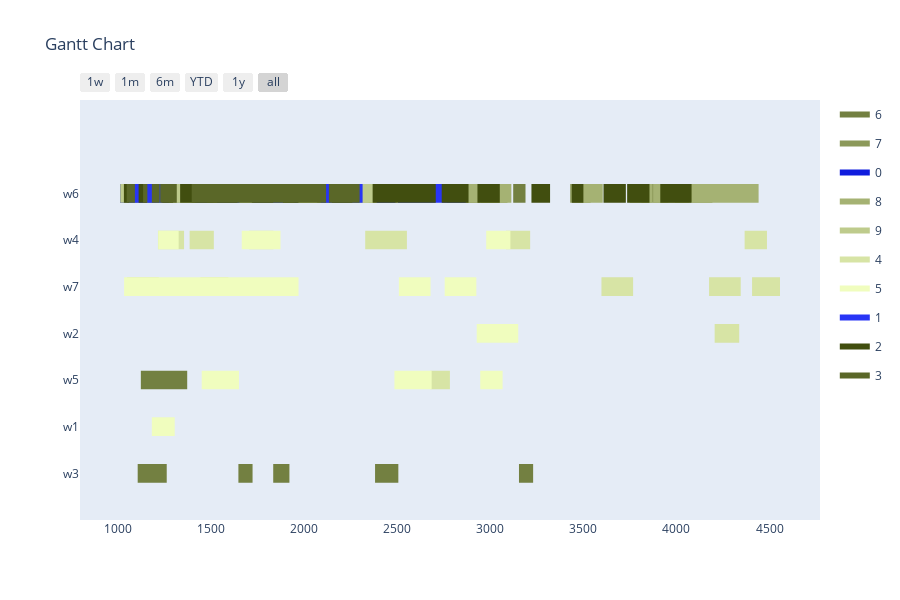

The notebook cell this image was saved under:
### Markdown cell above
Config 3 - Only valid mutations for time slots

### Code cell
optimizer = BaseGA(env)
optimizer.configure('tardiness', 'twopointcrossover', 'roulettewheel', 'onlyfeasibletimeslot')
last_time_slot = 0
for order in orders:
    if order[1] > last_time_slot:
        last_time_slot = order[1]
# all parameters after offspring_amount are optional (in this case -> verbose=True)
result, best_fitness_history, average_fitness_history, best_generation_history, feasible_gen = optimizer.optimize(orders, max_generations, earliest_time_slot, last_time_slot, population_size, offspring_amount, verbose=True)
workstation_assignments = reformat_result(result, orders, env)
visualize(workstation_assignments, best_fitness_history, average_fitness_history, best_generation_history, feasible_gen)

### Figure 1 — Plotly figure (JSON) as saved in the notebook; plotly's stock layout.template omitted (floating-point values rounded to 4 significant figures; data arrays with more than 128 entries replaced by an {"elided": "..."} marker saying what was removed)
{"data": [{"fill": "toself", "fillcolor": "rgb(115, 128, 65)", "hoverinfo": "name", "legendgroup": "rgb(115, 128, 65)", "mode": "none", "name": "6", "type": "scatter", "x": [1824, 1919, 1919, 1824, 1824, 2062, 2212, 2212, 2062, 2062, 743, 893, 893, 743, 743, 775, 868, 868, 775, 775, 421, 516, 516, 421, 421, 1257, 1341, 1341, 1257, 1257, 2839, 2944, 2944, 2839, 2839, 3123, 3189, 3189, 3123, 3123, 958, 1024, 1024, 958, 958, 1252, 1372, 1372, 1252, 1252, 373, 553, 553, 373, 373, 1123, 1337, 1337, 1123, 1123, 1196, 1262, 1262, 1196, 1196, 1647, 1723, 1723, 1647, 1647, 3154, 3230, 3230, 3154, 3154, 662, 717, 717, 662, 662, 896, 995, 995, 896, 896, 1834, 1921, 1921, 1834, 1834, 711, 787, 787, 711, 711, 2381, 2506, 2506, 2381, 2381, 1106, 1205, 1205, 1106], "y": [5.8, 5.8, 6.2, 6.2, null, 5.8, 5.8, 6.2, 6.2, null, 5.8, 5.8, 6.2, 6.2, null, 5.8, 5.8, 6.2, 6.2, null, 5.8, 5.8, 6.2, 6.2, null, 5.8, 5.8, 6.2, 6.2, null, 5.8, 5.8, 6.2, 6.2, null, 5.8, 5.8, 6.2, 6.2, null, 5.8, 5.8, 6.2, 6.2, null, 1.8, 1.8, 2.2, 2.2, null, 1.8, 1.8, 2.2, 2.2, null, 1.8, 1.8, 2.2, 2.2, null, -0.2, -0.2, 0.2, 0.2, null, -0.2, -0.2, 0.2, 0.2, null, -0.2, -0.2, 0.2, 0.2, null, -0.2, -0.2, 0.2, 0.2, null, -0.2, -0.2, 0.2, 0.2, null, -0.2, -0.2, 0.2, 0.2, null, -0.2, -0.2, 0.2, 0.2, null, -0.2, -0.2, 0.2, 0.2, null, -0.2, -0.2, 0.2, 0.2]}, {"fill": "toself", "fillcolor": "rgb(140, 153, 90)", "hoverinfo": "name", "legendgroup": "rgb(140, 153, 90)", "mode": "none", "name": "7", "type": "scatter", "x": [1967, 2112, 2112, 1967, 1967, 3429, 3539, 3539, 3429, 3429, 793, 849, 849, 793, 793, 3992, 4068, 4068, 3992, 3992, 2151, 2236, 2236, 2151, 2151, 963, 1018, 1018, 963, 963, 331, 386, 386, 331, 331, 583, 648, 648, 583, 583, 1321, 1443, 1443, 1321, 1321, 3812, 3956, 3956, 3812, 3812, 4083, 4193, 4193, 4083, 4083, 1150, 1272, 1272, 1150, 1150, 1735, 1782, 1782, 1735, 1735, 2346, 2401, 2401, 2346, 2346, 857, 980, 980, 857, 857, 2967, 3092, 3092, 2967, 2967, 2949, 3035, 3035, 2949, 2949, 2347, 2432, 2432, 2347], "y": [5.8, 5.8, 6.2, 6.2, null, 5.8, 5.8, 6.2, 6.2, null, 5.8, 5.8, 6.2, 6.2, null, 5.8, 5.8, 6.2, 6.2, null, 5.8, 5.8, 6.2, 6.2, null, 5.8, 5.8, 6.2, 6.2, null, 5.8, 5.8, 6.2, 6.2, null, 5.8, 5.8, 6.2, 6.2, null, 5.8, 5.8, 6.2, 6.2, null, 5.8, 5.8, 6.2, 6.2, null, 5.8, 5.8, 6.2, 6.2, null, 5.8, 5.8, 6.2, 6.2, null, 5.8, 5.8, 6.2, 6.2, null, 5.8, 5.8, 6.2, 6.2, null, 5.8, 5.8, 6.2, 6.2, null, 5.8, 5.8, 6.2, 6.2, null, 5.8, 5.8, 6.2, 6.2, null, 5.8, 5.8, 6.2, 6.2]}, {"fill": "toself", "fillcolor": "rgb(15, 28, 221)", "hoverinfo": "name", "legendgroup": "rgb(15, 28, 221)", "mode": "none", "name": "0", "type": "scatter", "x": [540, 685, 685, 540, 540, 523, 619, 619, 523, 523, 263, 477, 477, 263, 263, 1031, 1118, 1118, 1031, 1031, 264, 478, 478, 264, 264, 384, 529, 529, 384, 384, 980, 1076, 1076, 980, 980, 978, 1114, 1114, 978, 978, 962, 1135, 1135, 962, 962, 650, 792, 792, 650, 650, 431, 497, 497, 431, 431, 647, 812, 812, 647, 647, 1011, 1156, 1156, 1011, 1011, 602, 698, 698, 602, 602, 938, 1102, 1102, 938], "y": [5.8, 5.8, 6.2, 6.2, null, 5.8, 5.8, 6.2, 6.2, null, 5.8, 5.8, 6.2, 6.2, null, 5.8, 5.8, 6.2, 6.2, null, 5.8, 5.8, 6.2, 6.2, null, 5.8, 5.8, 6.2, 6.2, null, 5.8, 5.8, 6.2, 6.2, null, 5.8, 5.8, 6.2, 6.2, null, 5.8, 5.8, 6.2, 6.2, null, 5.8, 5.8, 6.2, 6.2, null, 5.8, 5.8, 6.2, 6.2, null, 5.8, 5.8, 6.2, 6.2, null, 5.8, 5.8, 6.2, 6.2, null, 5.8, 5.8, 6.2, 6.2, null, 5.8, 5.8, 6.2, 6.2]}, {"fill": "toself", "fillcolor": "rgb(165, 178, 115)", "hoverinfo": "name", "legendgroup": "rgb(165, 178, 115)", "mode": "none", "name": "8", "type": "scatter", "x": [2812, 2982, 2982, 2812, 2812, 2855, 2985, 2985, 2855, 2855, 4213, 4405, 4405, 4213, 4213, 865, 980, 980, 865, 865, 754, 964, 964, 754, 754, 4318, 4441, 4441, 4318, 4318, 3953, 4163, 4163, 3953, 3953, 2767, 2959, 2959, 2767, 2767, 2180, 2285, 2285, 2180, 2180, 3471, 3604, 3604, 3471, 3471, 972, 1102, 1102, 972, 972, 3750, 3870, 3870, 3750, 3750, 2309, 2454, 2454, 2309, 2309, 2296, 2384, 2384, 2296, 2296, 2266, 2476, 2476, 2266, 2266, 1799, 1944, 1944, 1799, 1799, 2855, 2955, 2955, 2855, 2855, 715, 815, 815, 715, 715, 2244, 2454, 2454, 2244, 2244, 2993, 3113, 3113, 2993, 2993, 4127, 4277, 4277, 4127, 4127, 1865, 2015, 2015, 1865, 1865, 3875, 4005, 4005, 3875], "y": [5.8, 5.8, 6.2, 6.2, null, 5.8, 5.8, 6.2, 6.2, null, 5.8, 5.8, 6.2, 6.2, null, 5.8, 5.8, 6.2, 6.2, null, 5.8, 5.8, 6.2, 6.2, null, 5.8, 5.8, 6.2, 6.2, null, 5.8, 5.8, 6.2, 6.2, null, 5.8, 5.8, 6.2, 6.2, null, 5.8, 5.8, 6.2, 6.2, null, 5.8, 5.8, 6.2, 6.2, null, 5.8, 5.8, 6.2, 6.2, null, 5.8, 5.8, 6.2, 6.2, null, 5.8, 5.8, 6.2, 6.2, null, 5.8, 5.8, 6.2, 6.2, null, 5.8, 5.8, 6.2, 6.2, null, 5.8, 5.8, 6.2, 6.2, null, 5.8, 5.8, 6.2, 6.2, null, 5.8, 5.8, 6.2, 6.2, null, 5.8, 5.8, 6.2, 6.2, null, 5.8, 5.8, 6.2, 6.2, null, 5.8, 5.8, 6.2, 6.2, null, 5.8, 5.8, 6.2, 6.2, null, 5.8, 5.8, 6.2, 6.2]}, {"fill": "toself", "fillcolor": "rgb(190, 203, 140)", "hoverinfo": "name", "legendgroup": "rgb(190, 203, 140)", "mode": "none", "name": "9", "type": "scatter", "x": {"elided": "134 int values"}, "y": {"elided": "134 float values"}}, {"fill": "toself", "fillcolor": "rgb(215, 228, 165)", "hoverinfo": "name", "legendgroup": "rgb(215, 228, 165)", "mode": "none", "name": "4", "type": "scatter", "x": [4366, 4486, 4486, 4366, 4366, 858, 988, 988, 858, 858, 3084, 3214, 3214, 3084, 3084, 2442, 2552, 2552, 2442, 2442, 2328, 2468, 2468, 2328, 2328, 1215, 1355, 1355, 1215, 1215, 1705, 1835, 1835, 1705, 1705, 1385, 1515, 1515, 1385, 1385, 1443, 1593, 1593, 1443, 1443, 4175, 4345, 4345, 4175, 4175, 4406, 4556, 4556, 4406, 4406, 869, 992, 992, 869, 869, 1049, 1219, 1219, 1049, 1049, 3597, 3767, 3767, 3597, 3597, 759, 882, 882, 759, 759, 4205, 4337, 4337, 4205, 4205, 2678, 2783, 2783, 2678, 2678, 584, 694, 694, 584], "y": [4.8, 4.8, 5.2, 5.2, null, 4.8, 4.8, 5.2, 5.2, null, 4.8, 4.8, 5.2, 5.2, null, 4.8, 4.8, 5.2, 5.2, null, 4.8, 4.8, 5.2, 5.2, null, 4.8, 4.8, 5.2, 5.2, null, 4.8, 4.8, 5.2, 5.2, null, 4.8, 4.8, 5.2, 5.2, null, 3.8, 3.8, 4.2, 4.2, null, 3.8, 3.8, 4.2, 4.2, null, 3.8, 3.8, 4.2, 4.2, null, 3.8, 3.8, 4.2, 4.2, null, 3.8, 3.8, 4.2, 4.2, null, 3.8, 3.8, 4.2, 4.2, null, 3.8, 3.8, 4.2, 4.2, null, 2.8, 2.8, 3.2, 3.2, null, 1.8, 1.8, 2.2, 2.2, null, 1.8, 1.8, 2.2, 2.2]}, {"fill": "toself", "fillcolor": "rgb(240, 253, 190)", "hoverinfo": "name", "legendgroup": "rgb(240, 253, 190)", "mode": "none", "name": "5", "type": "scatter", "x": [1216, 1326, 1326, 1216, 1216, 433, 543, 543, 433, 433, 1743, 1873, 1873, 1743, 1743, 2978, 3108, 3108, 2978, 2978, 1665, 1795, 1795, 1665, 1665, 660, 780, 780, 660, 660, 2755, 2925, 2925, 2755, 2755, 883, 1033, 1033, 883, 883, 461, 584, 584, 461, 461, 2509, 2679, 2679, 2509, 2509, 2927, 3150, 3150, 2927, 2927, 1450, 1650, 1650, 1450, 1450, 891, 996, 996, 891, 891, 1496, 1601, 1601, 1496, 1496, 2485, 2685, 2685, 2485, 2485, 2946, 3066, 3066, 2946, 2946, 651, 898, 898, 651, 651, 1182, 1305, 1305, 1182], "y": [4.8, 4.8, 5.2, 5.2, null, 4.8, 4.8, 5.2, 5.2, null, 4.8, 4.8, 5.2, 5.2, null, 4.8, 4.8, 5.2, 5.2, null, 4.8, 4.8, 5.2, 5.2, null, 4.8, 4.8, 5.2, 5.2, null, 3.8, 3.8, 4.2, 4.2, null, 3.8, 3.8, 4.2, 4.2, null, 3.8, 3.8, 4.2, 4.2, null, 3.8, 3.8, 4.2, 4.2, null, 2.8, 2.8, 3.2, 3.2, null, 1.8, 1.8, 2.2, 2.2, null, 1.8, 1.8, 2.2, 2.2, null, 1.8, 1.8, 2.2, 2.2, null, 1.8, 1.8, 2.2, 2.2, null, 1.8, 1.8, 2.2, 2.2, null, 0.8, 0.8, 1.2, 1.2, null, 0.8, 0.8, 1.2, 1.2]}, {"fill": "toself", "fillcolor": "rgb(40, 53, 246)", "hoverinfo": "name", "legendgroup": "rgb(40, 53, 246)", "mode": "none", "name": "1", "type": "scatter", "x": [1532, 1652, 1652, 1532, 1532, 2600, 2790, 2790, 2600, 2600, 1151, 1274, 1274, 1151, 1151, 2683, 2868, 2868, 2683, 2683, 1728, 1848, 1848, 1728, 1728, 426, 546, 546, 426, 426, 1791, 1891, 1891, 1791, 1791, 339, 464, 464, 339, 339, 2090, 2280, 2280, 2090, 2090, 691, 811, 811, 691, 691, 1422, 1478, 1478, 1422, 1422, 689, 809, 809, 689, 689, 1111, 1207, 1207, 1111, 1111, 2390, 2490, 2490, 2390, 2390, 1052, 1202, 1202, 1052, 1052, 724, 824, 824, 724, 724, 2597, 2782, 2782, 2597, 2597, 537, 599, 599, 537, 537, 670, 830, 830, 670, 670, 2124, 2314, 2314, 2124, 2124, 2504, 2600, 2600, 2504, 2504, 2711, 2836, 2836, 2711, 2711, 689, 809, 809, 689], "y": [5.8, 5.8, 6.2, 6.2, null, 5.8, 5.8, 6.2, 6.2, null, 5.8, 5.8, 6.2, 6.2, null, 5.8, 5.8, 6.2, 6.2, null, 5.8, 5.8, 6.2, 6.2, null, 5.8, 5.8, 6.2, 6.2, null, 5.8, 5.8, 6.2, 6.2, null, 5.8, 5.8, 6.2, 6.2, null, 5.8, 5.8, 6.2, 6.2, null, 5.8, 5.8, 6.2, 6.2, null, 5.8, 5.8, 6.2, 6.2, null, 5.8, 5.8, 6.2, 6.2, null, 5.8, 5.8, 6.2, 6.2, null, 5.8, 5.8, 6.2, 6.2, null, 5.8, 5.8, 6.2, 6.2, null, 5.8, 5.8, 6.2, 6.2, null, 5.8, 5.8, 6.2, 6.2, null, 5.8, 5.8, 6.2, 6.2, null, 5.8, 5.8, 6.2, 6.2, null, 5.8, 5.8, 6.2, 6.2, null, 5.8, 5.8, 6.2, 6.2, null, 5.8, 5.8, 6.2, 6.2, null, 5.8, 5.8, 6.2, 6.2]}, {"fill": "toself", "fillcolor": "rgb(65, 78, 15)", "hoverinfo": "name", "legendgroup": "rgb(65, 78, 15)", "mode": "none", "name": "2", "type": "scatter", "x": [3608, 3728, 3728, 3608, 3608, 1761, 1886, 1886, 1761, 1761, 2149, 2259, 2259, 2149, 2149, 3221, 3321, 3321, 3221, 3221, 706, 831, 831, 706, 706, 1111, 1296, 1296, 1111, 1111, 1059, 1155, 1155, 1059, 1059, 1238, 1334, 1334, 1238, 1238, 902, 1032, 1032, 902, 902, 2739, 2859, 2859, 2739, 2739, 3735, 3855, 3855, 3735, 3735, 830, 927, 927, 830, 830, 2517, 2707, 2707, 2517, 2517, 2428, 2548, 2548, 2428, 2428, 2931, 3051, 3051, 2931, 2931, 3951, 4081, 4081, 3951, 3951, 2368, 2455, 2455, 2368, 2368, 1719, 1834, 1834, 1719, 1719, 1642, 1822, 1822, 1642, 1642, 3438, 3500, 3500, 3438, 3438, 398, 551, 551, 398, 398, 3913, 4033, 4033, 3913, 3913, 2758, 2883, 2883, 2758], "y": [5.8, 5.8, 6.2, 6.2, null, 5.8, 5.8, 6.2, 6.2, null, 5.8, 5.8, 6.2, 6.2, null, 5.8, 5.8, 6.2, 6.2, null, 5.8, 5.8, 6.2, 6.2, null, 5.8, 5.8, 6.2, 6.2, null, 5.8, 5.8, 6.2, 6.2, null, 5.8, 5.8, 6.2, 6.2, null, 5.8, 5.8, 6.2, 6.2, null, 5.8, 5.8, 6.2, 6.2, null, 5.8, 5.8, 6.2, 6.2, null, 5.8, 5.8, 6.2, 6.2, null, 5.8, 5.8, 6.2, 6.2, null, 5.8, 5.8, 6.2, 6.2, null, 5.8, 5.8, 6.2, 6.2, null, 5.8, 5.8, 6.2, 6.2, null, 5.8, 5.8, 6.2, 6.2, null, 5.8, 5.8, 6.2, 6.2, null, 5.8, 5.8, 6.2, 6.2, null, 5.8, 5.8, 6.2, 6.2, null, 5.8, 5.8, 6.2, 6.2, null, 5.8, 5.8, 6.2, 6.2, null, 5.8, 5.8, 6.2, 6.2]}, {"fill": "toself", "fillcolor": "rgb(90, 103, 40)", "hoverinfo": "name", "legendgroup": "rgb(90, 103, 40)", "mode": "none", "name": "3", "type": "scatter", "x": [316, 412, 412, 316, 316, 353, 508, 508, 353, 353, 892, 1047, 1047, 892, 892, 1182, 1396, 1396, 1182, 1182, 1633, 1858, 1858, 1633, 1633, 2133, 2298, 2298, 2133, 2133, 398, 563, 563, 398, 398, 1868, 2118, 2118, 1868, 1868, 993, 1135, 1135, 993, 993, 1989, 2076, 2076, 1989, 1989, 1091, 1316, 1316, 1091, 1091, 1158, 1224, 1224, 1158, 1158, 1227, 1477, 1477, 1227, 1227, 308, 404, 404, 308, 308, 320, 396, 396, 320], "y": [5.8, 5.8, 6.2, 6.2, null, 5.8, 5.8, 6.2, 6.2, null, 5.8, 5.8, 6.2, 6.2, null, 5.8, 5.8, 6.2, 6.2, null, 5.8, 5.8, 6.2, 6.2, null, 5.8, 5.8, 6.2, 6.2, null, 5.8, 5.8, 6.2, 6.2, null, 5.8, 5.8, 6.2, 6.2, null, 5.8, 5.8, 6.2, 6.2, null, 5.8, 5.8, 6.2, 6.2, null, 5.8, 5.8, 6.2, 6.2, null, 5.8, 5.8, 6.2, 6.2, null, 5.8, 5.8, 6.2, 6.2, null, 5.8, 5.8, 6.2, 6.2, null, 5.8, 5.8, 6.2, 6.2]}, {"legendgroup": "rgb(115, 128, 65)", "marker": {"color": "rgb(115, 128, 65)", "opacity": 0, "size": 1}, "mode": "markers", "name": "", "showlegend": false, "text": [null, null, null, null, null, null, null, null, null, null, null, null, null, null, null, null, null, null, null, null, null, null, null, null, null, null, null, null, null, null, null, null, null, null, null, null, null, null, null, null, null, null], "type": "scatter", "x": [1824, 1919, 2062, 2212, 743, 893, 775, 868, 421, 516, 1257, 1341, 2839, 2944, 3123, 3189, 958, 1024, 1252, 1372, 373, 553, 1123, 1337, 1196, 1262, 1647, 1723, 3154, 3230, 662, 717, 896, 995, 1834, 1921, 711, 787, 2381, 2506, 1106, 1205], "y": [6, 6, 6, 6, 6, 6, 6, 6, 6, 6, 6, 6, 6, 6, 6, 6, 6, 6, 2, 2, 2, 2, 2, 2, 0, 0, 0, 0, 0, 0, 0, 0, 0, 0, 0, 0, 0, 0, 0, 0, 0, 0]}, {"legendgroup": "rgb(140, 153, 90)", "marker": {"color": "rgb(140, 153, 90)", "opacity": 0, "size": 1}, "mode": "markers", "name": "", "showlegend": false, "text": [null, null, null, null, null, null, null, null, null, null, null, null, null, null, null, null, null, null, null, null, null, null, null, null, null, null, null, null, null, null, null, null, null, null, null, null], "type": "scatter", "x": [1967, 2112, 3429, 3539, 793, 849, 3992, 4068, 2151, 2236, 963, 1018, 331, 386, 583, 648, 1321, 1443, 3812, 3956, 4083, 4193, 1150, 1272, 1735, 1782, 2346, 2401, 857, 980, 2967, 3092, 2949, 3035, 2347, 2432], "y": [6, 6, 6, 6, 6, 6, 6, 6, 6, 6, 6, 6, 6, 6, 6, 6, 6, 6, 6, 6, 6, 6, 6, 6, 6, 6, 6, 6, 6, 6, 6, 6, 6, 6, 6, 6]}, {"legendgroup": "rgb(15, 28, 221)", "marker": {"color": "rgb(15, 28, 221)", "opacity": 0, "size": 1}, "mode": "markers", "name": "", "showlegend": false, "text": [null, null, null, null, null, null, null, null, null, null, null, null, null, null, null, null, null, null, null, null, null, null, null, null, null, null, null, null, null, null], "type": "scatter", "x": [540, 685, 523, 619, 263, 477, 1031, 1118, 264, 478, 384, 529, 980, 1076, 978, 1114, 962, 1135, 650, 792, 431, 497, 647, 812, 1011, 1156, 602, 698, 938, 1102], "y": [6, 6, 6, 6, 6, 6, 6, 6, 6, 6, 6, 6, 6, 6, 6, 6, 6, 6, 6, 6, 6, 6, 6, 6, 6, 6, 6, 6, 6, 6]}, {"legendgroup": "rgb(165, 178, 115)", "marker": {"color": "rgb(165, 178, 115)", "opacity": 0, "size": 1}, "mode": "markers", "name": "", "showlegend": false, "text": [null, null, null, null, null, null, null, null, null, null, null, null, null, null, null, null, null, null, null, null, null, null, null, null, null, null, null, null, null, null, null, null, null, null, null, null, null, null, null, null, null, null, null, null, null, null], "type": "scatter", "x": [2812, 2982, 2855, 2985, 4213, 4405, 865, 980, 754, 964, 4318, 4441, 3953, 4163, 2767, 2959, 2180, 2285, 3471, 3604, 972, 1102, 3750, 3870, 2309, 2454, 2296, 2384, 2266, 2476, 1799, 1944, 2855, 2955, 715, 815, 2244, 2454, 2993, 3113, 4127, 4277, 1865, 2015, 3875, 4005], "y": [6, 6, 6, 6, 6, 6, 6, 6, 6, 6, 6, 6, 6, 6, 6, 6, 6, 6, 6, 6, 6, 6, 6, 6, 6, 6, 6, 6, 6, 6, 6, 6, 6, 6, 6, 6, 6, 6, 6, 6, 6, 6, 6, 6, 6, 6]}, {"legendgroup": "rgb(190, 203, 140)", "marker": {"color": "rgb(190, 203, 140)", "opacity": 0, "size": 1}, "mode": "markers", "name": "", "showlegend": false, "text": [null, null, null, null, null, null, null, null, null, null, null, null, null, null, null, null, null, null, null, null, null, null, null, null, null, null, null, null, null, null, null, null, null, null, null, null, null, null, null, null, null, null, null, null, null, null, null, null, null, null, null, null, null, null], "type": "scatter", "x": [1615, 1793, 549, 703, 2369, 2489, 2205, 2292, 1792, 1949, 1414, 1568, 386, 491, 1012, 1157, 2342, 2466, 1951, 2039, 1046, 1203, 996, 1141, 789, 889, 2213, 2333, 733, 901, 224, 402, 1965, 2070, 463, 587, 1049, 1159, 573, 668, 810, 934, 2141, 2298, 2303, 2399, 2138, 2348, 2372, 2497, 1512, 1722, 1739, 1893], "y": [6, 6, 6, 6, 6, 6, 6, 6, 6, 6, 6, 6, 6, 6, 6, 6, 6, 6, 6, 6, 6, 6, 6, 6, 6, 6, 6, 6, 6, 6, 6, 6, 6, 6, 6, 6, 6, 6, 6, 6, 6, 6, 6, 6, 6, 6, 6, 6, 6, 6, 6, 6, 6, 6]}, {"legendgroup": "rgb(215, 228, 165)", "marker": {"color": "rgb(215, 228, 165)", "opacity": 0, "size": 1}, "mode": "markers", "name": "", "showlegend": false, "text": [null, null, null, null, null, null, null, null, null, null, null, null, null, null, null, null, null, null, null, null, null, null, null, null, null, null, null, null, null, null, null, null, null, null, null, null], "type": "scatter", "x": [4366, 4486, 858, 988, 3084, 3214, 2442, 2552, 2328, 2468, 1215, 1355, 1705, 1835, 1385, 1515, 1443, 1593, 4175, 4345, 4406, 4556, 869, 992, 1049, 1219, 3597, 3767, 759, 882, 4205, 4337, 2678, 2783, 584, 694], "y": [5, 5, 5, 5, 5, 5, 5, 5, 5, 5, 5, 5, 5, 5, 5, 5, 4, 4, 4, 4, 4, 4, 4, 4, 4, 4, 4, 4, 4, 4, 3, 3, 2, 2, 2, 2]}, {"legendgroup": "rgb(240, 253, 190)", "marker": {"color": "rgb(240, 253, 190)", "opacity": 0, "size": 1}, "mode": "markers", "name": "", "showlegend": false, "text": [null, null, null, null, null, null, null, null, null, null, null, null, null, null, null, null, null, null, null, null, null, null, null, null, null, null, null, null, null, null, null, null, null, null, null, null], "type": "scatter", "x": [1216, 1326, 433, 543, 1743, 1873, 2978, 3108, 1665, 1795, 660, 780, 2755, 2925, 883, 1033, 461, 584, 2509, 2679, 2927, 3150, 1450, 1650, 891, 996, 1496, 1601, 2485, 2685, 2946, 3066, 651, 898, 1182, 1305], "y": [5, 5, 5, 5, 5, 5, 5, 5, 5, 5, 5, 5, 4, 4, 4, 4, 4, 4, 4, 4, 3, 3, 2, 2, 2, 2, 2, 2, 2, 2, 2, 2, 1, 1, 1, 1]}, {"legendgroup": "rgb(40, 53, 246)", "marker": {"color": "rgb(40, 53, 246)", "opacity": 0, "size": 1}, "mode": "markers", "name": "", "showlegend": false, "text": [null, null, null, null, null, null, null, null, null, null, null, null, null, null, null, null, null, null, null, null, null, null, null, null, null, null, null, null, null, null, null, null, null, null, null, null, null, null, null, null, null, null, null, null, null, null], "type": "scatter", "x": [1532, 1652, 2600, 2790, 1151, 1274, 2683, 2868, 1728, 1848, 426, 546, 1791, 1891, 339, 464, 2090, 2280, 691, 811, 1422, 1478, 689, 809, 1111, 1207, 2390, 2490, 1052, 1202, 724, 824, 2597, 2782, 537, 599, 670, 830, 2124, 2314, 2504, 2600, 2711, 2836, 689, 809], "y": [6, 6, 6, 6, 6, 6, 6, 6, 6, 6, 6, 6, 6, 6, 6, 6, 6, 6, 6, 6, 6, 6, 6, 6, 6, 6, 6, 6, 6, 6, 6, 6, 6, 6, 6, 6, 6, 6, 6, 6, 6, 6, 6, 6, 6, 6]}, {"legendgroup": "rgb(65, 78, 15)", "marker": {"color": "rgb(65, 78, 15)", "opacity": 0, "size": 1}, "mode": "markers", "name": "", "showlegend": false, "text": [null, null, null, null, null, null, null, null, null, null, null, null, null, null, null, null, null, null, null, null, null, null, null, null, null, null, null, null, null, null, null, null, null, null, null, null, null, null, null, null, null, null, null, null, null, null], "type": "scatter", "x": [3608, 3728, 1761, 1886, 2149, 2259, 3221, 3321, 706, 831, 1111, 1296, 1059, 1155, 1238, 1334, 902, 1032, 2739, 2859, 3735, 3855, 830, 927, 2517, 2707, 2428, 2548, 2931, 3051, 3951, 4081, 2368, 2455, 1719, 1834, 1642, 1822, 3438, 3500, 398, 551, 3913, 4033, 2758, 2883], "y": [6, 6, 6, 6, 6, 6, 6, 6, 6, 6, 6, 6, 6, 6, 6, 6, 6, 6, 6, 6, 6, 6, 6, 6, 6, 6, 6, 6, 6, 6, 6, 6, 6, 6, 6, 6, 6, 6, 6, 6, 6, 6, 6, 6, 6, 6]}, {"legendgroup": "rgb(90, 103, 40)", "marker": {"color": "rgb(90, 103, 40)", "opacity": 0, "size": 1}, "mode": "markers", "name": "", "showlegend": false, "text": [null, null, null, null, null, null, null, null, null, null, null, null, null, null, null, null, null, null, null, null, null, null, null, null, null, null, null, null, null, null], "type": "scatter", "x": [316, 412, 353, 508, 892, 1047, 1182, 1396, 1633, 1858, 2133, 2298, 398, 563, 1868, 2118, 993, 1135, 1989, 2076, 1091, 1316, 1158, 1224, 1227, 1477, 308, 404, 320, 396], "y": [6, 6, 6, 6, 6, 6, 6, 6, 6, 6, 6, 6, 6, 6, 6, 6, 6, 6, 6, 6, 6, 6, 6, 6, 6, 6, 6, 6, 6, 6]}], "layout": {"height": 600, "hovermode": "closest", "showlegend": true, "title": {"text": "Gantt Chart"}, "xaxis": {"rangeselector": {"buttons": [{"count": 7, "label": "1w", "step": "day", "stepmode": "backward"}, {"count": 1, "label": "1m", "step": "month", "stepmode": "backward"}, {"count": 6, "label": "6m", "step": "month", "stepmode": "backward"}, {"count": 1, "label": "YTD", "step": "year", "stepmode": "todate"}, {"count": 1, "label": "1y", "step": "year", "stepmode": "backward"}, {"step": "all"}]}, "showgrid": false, "type": "date", "zeroline": false}, "yaxis": {"autorange": false, "range": [-1, 8], "showgrid": false, "ticktext": ["w3", "w1", "w5", "w2", "w7", "w4", "w6"], "tickvals": [0, 1, 2, 3, 4, 5, 6], "zeroline": false}}}
